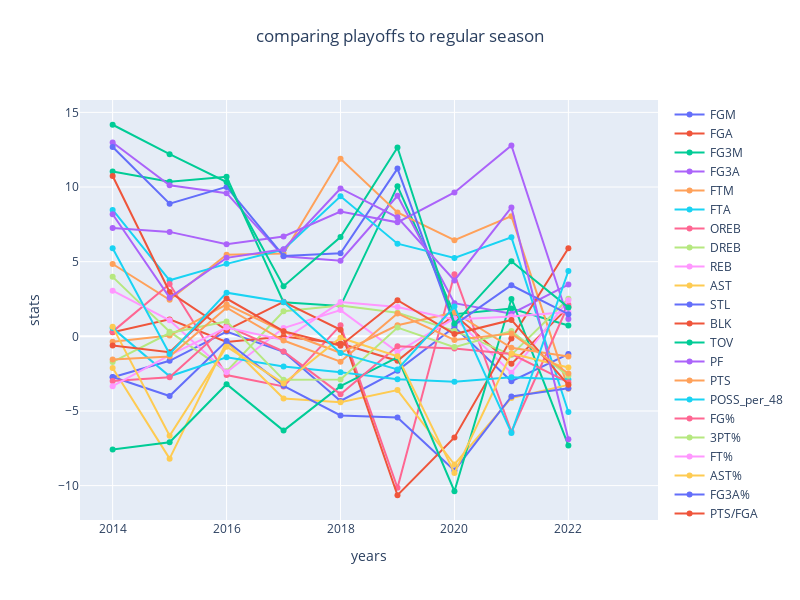

Write notebook code for a chart like this one.
### Code cell
fig = go.Figure()
for col in comp_change_df.columns[1:]:
    fig.add_trace(go.Scatter(x=comp_change_df['season_start_year'],
                             y=comp_change_df[col], name=col))

fig.update_layout(height=600, width=800)
fig.update_xaxes(title_text='years')
fig.update_yaxes(title_text='stats')
fig.update_layout(title_text='comparing playoffs to regular season', title_x=0.5, title_y=0.95)
fig.show()
